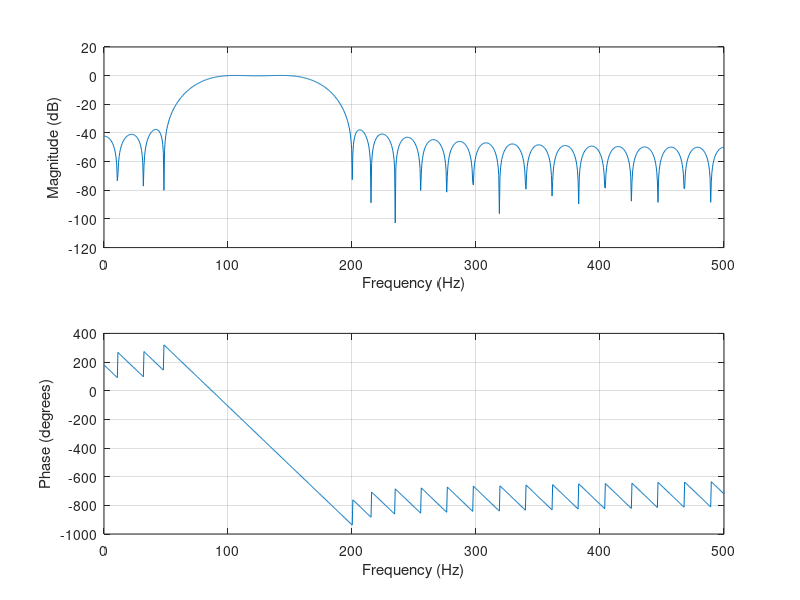

Write MATLAB code to recreate this figure.
fsamp = 1000;
% fcuts = [10 30 80 100];
fcuts = [50 100 150 200];

mags = [0 1 0];
devs = [0.01 0.01 0.01];

[n,Wn,beta,ftype] = kaiserord(fcuts,mags,devs,fsamp);
n = n + rem(n,2);
hh = fir1(n,Wn,ftype,kaiser(n+1,beta),'noscale');

figure('Name','Band Pass Filter');
freqz(hh,1,1024,fsamp)

fprintf("M [%d]", n);
coefs = regexprep(num2str(hh),'\s+',',')


% [H,f] = freqz(hh,1,1024,fsamp)
% plot(f,abs(H))
% grid
